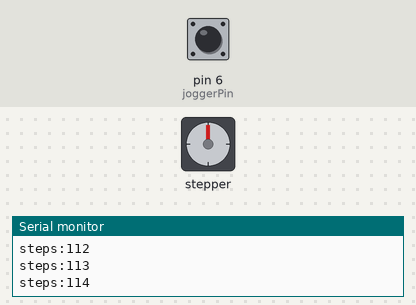
Bench run of a sketch on a simulated Arduino Uno, built with avr-gcc and run on an emulated ATmega328P. On the bench: stepper motor, the last lines printed to the serial monitor. Wiring (inferred from the names in the program): stepper motor driver (200 steps per turn assumed): step pin 7; direction pin 8. Inputs (shaded band) come from the test bench; at power-on: pin 6 (joggerPin) HIGH.

Above: at 1.2 s.
1.3 s: pin 6 (joggerPin) pulled LOW for 0.15 s
At 2.5 s:
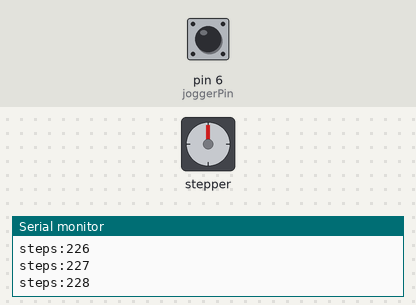
2.9 s: pin 6 (joggerPin) pulled LOW for 1 s
At 4.0 s:
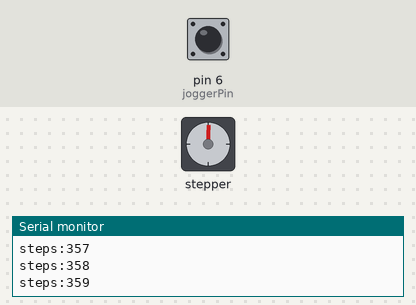
Timing chart, 0 to 5.9 s (numbered marks = the images above; inputs shaded):
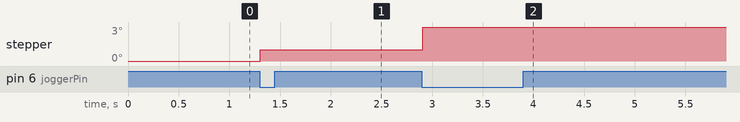

The sketch:

test.ino
```cpp
/*
 Stepper Motor Control - one step at a time

 This program drives a unipolar or bipolar stepper motor.
 The motor is attached to digital pins 8 - 11 of the Arduino.

 The motor will step one step at a time, very slowly.  You can use this to
 test that you've got the four wires of your stepper wired to the correct
 pins. If wired correctly, all steps should be in the same direction.

 Use this also to count the number of steps per revolution of your motor,
 if you don't know it.  Then plug that number into the oneRevolution
 example to see if you got it right.

 Created 30 Nov. 2009
 by Tom Igoe

 */

#include <Stepper.h>

const int stepsPerRevolution = 200;  // change this to fit the number of steps per revolution
// for your motor
const int stepPin = 7;
const int directionPin = 8;
const int joggerPin = 6;

// initialize the stepper library on pins 8 through 11:
//Stepper myStepper(stepsPerRevolution, 8, 9, 10, 11);

int stepCount = 0;         // number of steps the motor has taken

void setup() {
  // initialize the serial port:
  Serial.begin(9600);

  pinMode(stepPin, OUTPUT);
  pinMode(directionPin, OUTPUT);
  pinMode(joggerPin, INPUT_PULLUP);
}

void loop() {
  // step one step:
  //myStepper.step(1);
  if (digitalRead(joggerPin) == LOW)
  {
    digitalWrite(directionPin,HIGH);
    digitalWrite(stepPin, HIGH);
  } else {
    digitalWrite(stepPin, LOW);
    digitalWrite(directionPin,LOW);
  }


  Serial.print("steps:");
  Serial.println(stepCount);
  stepCount++;
  //delay(2);

}
```
